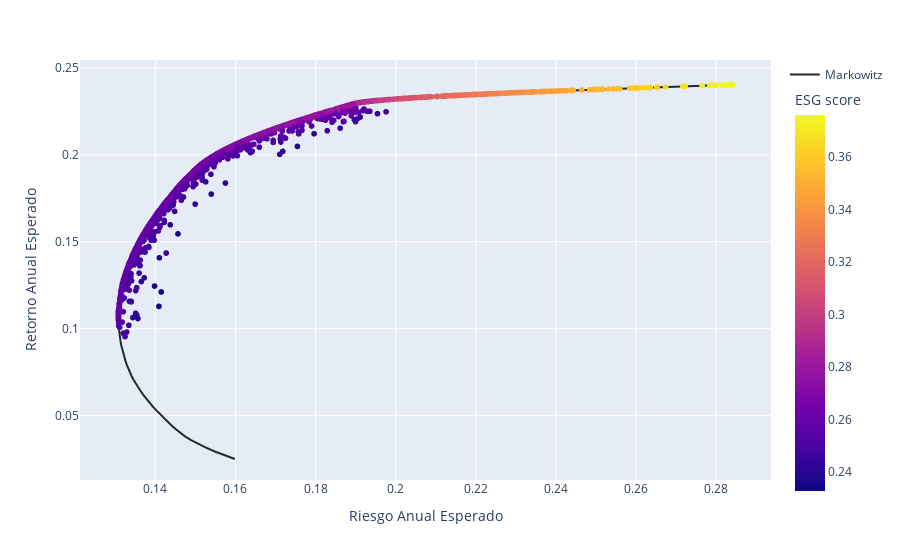

The notebook cell this image was saved under:
### Code cell
fig = px.scatter(FA_3D_best, x='exp_risk', y='exp_return', color='exp_esg',
                 labels = {'exp_risk':'Riesgo Anual Esperado', 
                          'exp_return': 'Retorno Anual Esperado', 
                          'exp_esg': 'ESG score'})
fig.add_trace(go.Scatter(x=ef_R[:,0], y=ef_R[:,1],
                    mode='lines',
                    name='Markowitz', 
                    marker_color='#222A2A'), 
                 )
fig.update_layout(coloraxis_colorbar_y=0.45)
fig.show()

### Figure 1 — Plotly figure (JSON) as saved in the notebook; plotly's stock layout.template omitted (floating-point values rounded to 4 significant figures; data arrays with more than 128 entries replaced by an {"elided": "..."} marker saying what was removed)
{"data": [{"hovertemplate": "Riesgo Anual Esperado=%{x}<br>Retorno Anual Esperado=%{y}<br>ESG score=%{marker.color}<extra></extra>", "legendgroup": "", "marker": {"color": {"elided": "2152 float values"}, "coloraxis": "coloraxis", "symbol": "circle"}, "mode": "markers", "name": "", "showlegend": false, "type": "scattergl", "x": {"elided": "2152 float values"}, "xaxis": "x", "y": {"elided": "2152 float values"}, "yaxis": "y"}, {"marker": {"color": "#222A2A"}, "mode": "lines", "name": "Markowitz", "type": "scatter", "x": [0.1599, 0.1573, 0.1549, 0.1527, 0.1507, 0.1489, 0.1474, 0.1461, 0.145, 0.1439, 0.1429, 0.1419, 0.141, 0.1401, 0.1393, 0.1385, 0.1377, 0.137, 0.1363, 0.1357, 0.1351, 0.1346, 0.1341, 0.1336, 0.1332, 0.1329, 0.1325, 0.1323, 0.132, 0.1317, 0.1315, 0.1313, 0.1312, 0.131, 0.1309, 0.1308, 0.1308, 0.1308, 0.1308, 0.1308, 0.1308, 0.1309, 0.131, 0.1311, 0.1313, 0.1315, 0.1317, 0.1319, 0.1322, 0.1325, 0.1328, 0.1331, 0.1335, 0.1339, 0.1343, 0.1347, 0.1352, 0.1357, 0.1362, 0.1367, 0.1373, 0.1379, 0.1385, 0.1391, 0.1397, 0.1404, 0.1411, 0.1418, 0.1425, 0.1433, 0.1441, 0.1449, 0.1457, 0.1465, 0.1474, 0.1483, 0.1493, 0.1503, 0.1514, 0.1526, 0.1541, 0.1557, 0.1574, 0.1593, 0.1614, 0.1636, 0.166, 0.1685, 0.1711, 0.1738, 0.1767, 0.1797, 0.1827, 0.1859, 0.1892, 0.1958, 0.2094, 0.2289, 0.2527, 0.2799], "y": [0.025, 0.02717, 0.02934, 0.03152, 0.03369, 0.03586, 0.03803, 0.0402, 0.04237, 0.04455, 0.04672, 0.04889, 0.05106, 0.05323, 0.0554, 0.05758, 0.05975, 0.06192, 0.06409, 0.06626, 0.06843, 0.07061, 0.07278, 0.07495, 0.07712, 0.07929, 0.08146, 0.08364, 0.08581, 0.08798, 0.09015, 0.09232, 0.09449, 0.09667, 0.09884, 0.101, 0.1032, 0.1054, 0.1075, 0.1097, 0.1119, 0.114, 0.1162, 0.1184, 0.1206, 0.1227, 0.1249, 0.1271, 0.1292, 0.1314, 0.1336, 0.1358, 0.1379, 0.1401, 0.1423, 0.1444, 0.1466, 0.1488, 0.151, 0.1531, 0.1553, 0.1575, 0.1596, 0.1618, 0.164, 0.1662, 0.1683, 0.1705, 0.1727, 0.1748, 0.177, 0.1792, 0.1814, 0.1835, 0.1857, 0.1879, 0.1901, 0.1922, 0.1944, 0.1966, 0.1987, 0.2009, 0.2031, 0.2053, 0.2074, 0.2096, 0.2118, 0.2139, 0.2161, 0.2183, 0.2205, 0.2226, 0.2248, 0.227, 0.2291, 0.2313, 0.2335, 0.2357, 0.2378, 0.24]}], "layout": {"coloraxis": {"colorbar": {"title": {"text": "ESG score"}, "y": 0.45}, "colorscale": [[0, "#0d0887"], [0.1111, "#46039f"], [0.2222, "#7201a8"], [0.3333, "#9c179e"], [0.4444, "#bd3786"], [0.5556, "#d8576b"], [0.6667, "#ed7953"], [0.7778, "#fb9f3a"], [0.8889, "#fdca26"], [1, "#f0f921"]]}, "legend": {"tracegroupgap": 0}, "margin": {"t": 60}, "xaxis": {"anchor": "y", "domain": [0, 1], "title": {"text": "Riesgo Anual Esperado"}}, "yaxis": {"anchor": "x", "domain": [0, 1], "title": {"text": "Retorno Anual Esperado"}}}}
